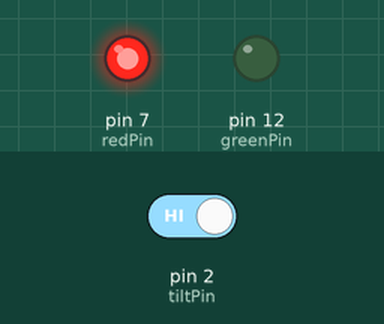
The sketch below on a simulated Arduino Uno, built with avr-gcc and run on an emulated ATmega328P. Shown: output pins drawn as LEDs (lit = HIGH). Inputs (shaded band) come from the test bench; at power-on: pin 2 (tiltPin) HIGH.

Above: at 1.2 s.
1.3 s: pin 2 (tiltPin) driven LOW
At 2.1 s:
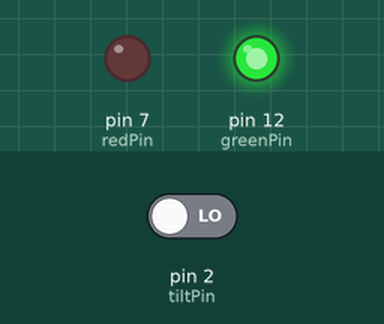
2.8 s: pin 2 (tiltPin) driven HIGH
At 3.2 s:
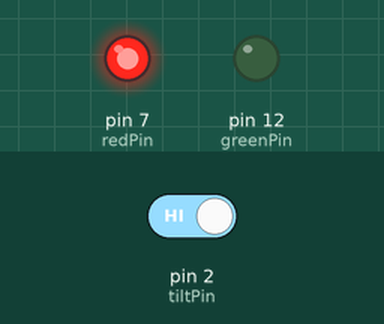
Timing chart, 0 to 5.8 s (numbered marks = the images above; inputs shaded):
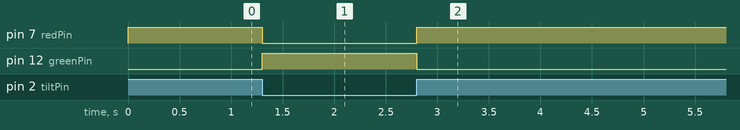

The sketch:

Tilt.ino
```cpp
int tiltPin = 2;
int redPin = 7;
int greenPin = 12;

void setup() {
  pinMode(tiltPin, INPUT_PULLUP);
  pinMode(redPin, OUTPUT);
  pinMode(greenPin, OUTPUT);
  Serial.begin(9600);
}

void loop() {
  int tiltVal = digitalRead(tiltPin);

  if(tiltVal == 0) {
    digitalWrite(greenPin, HIGH);
    digitalWrite(redPin, LOW);
  } else if(tiltVal == 1) {
    digitalWrite(greenPin, LOW);
    digitalWrite(redPin, HIGH);
  }

  delay(100);
}
```

Measured:
- after the input at 1.3 s, pin 7 (redPin): HIGH → LOW at once; pin 12 (greenPin): LOW → HIGH at once
- after the input at 2.8 s, pin 7 (redPin): LOW → HIGH at once; pin 12 (greenPin): HIGH → LOW at once
